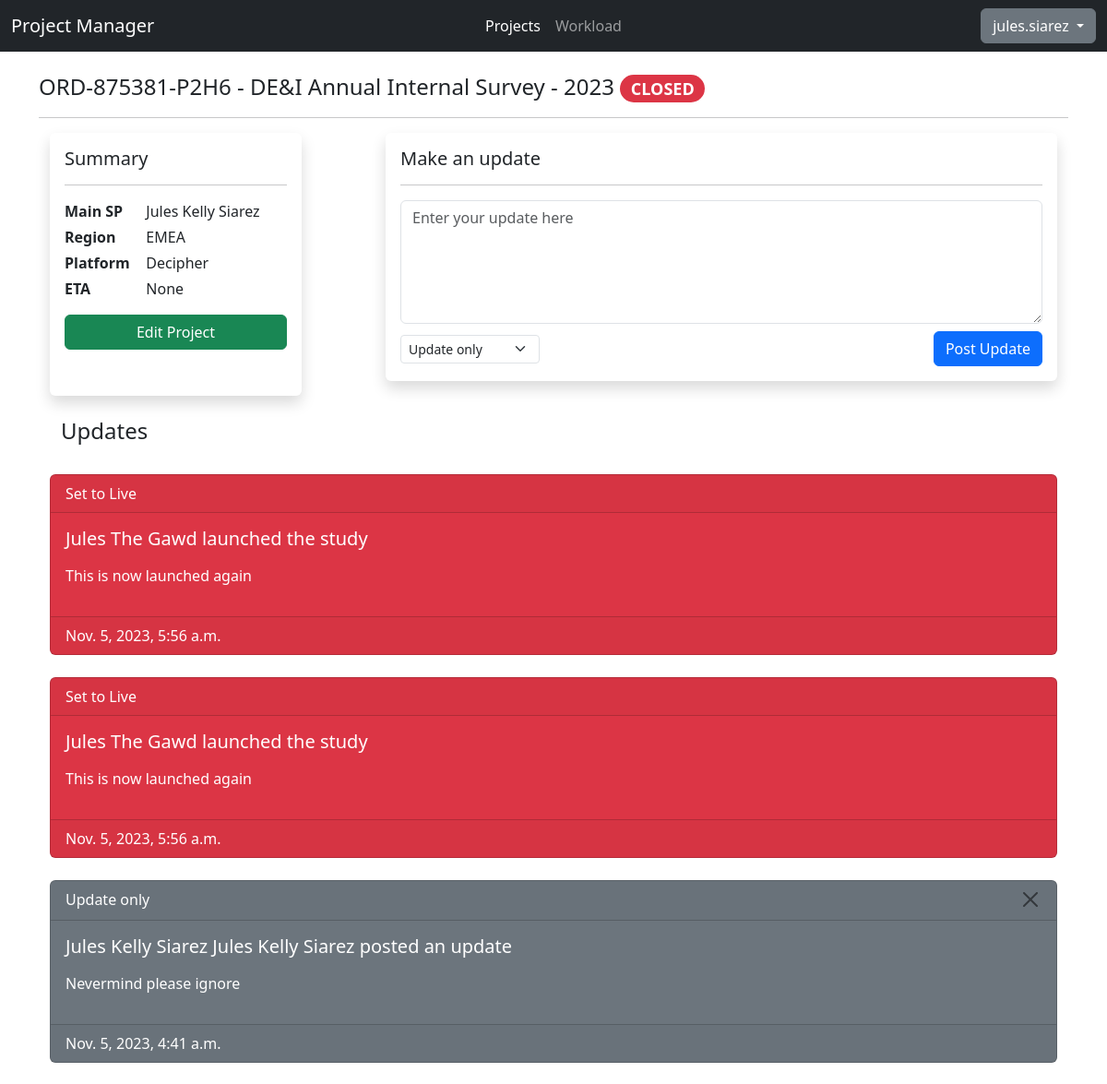
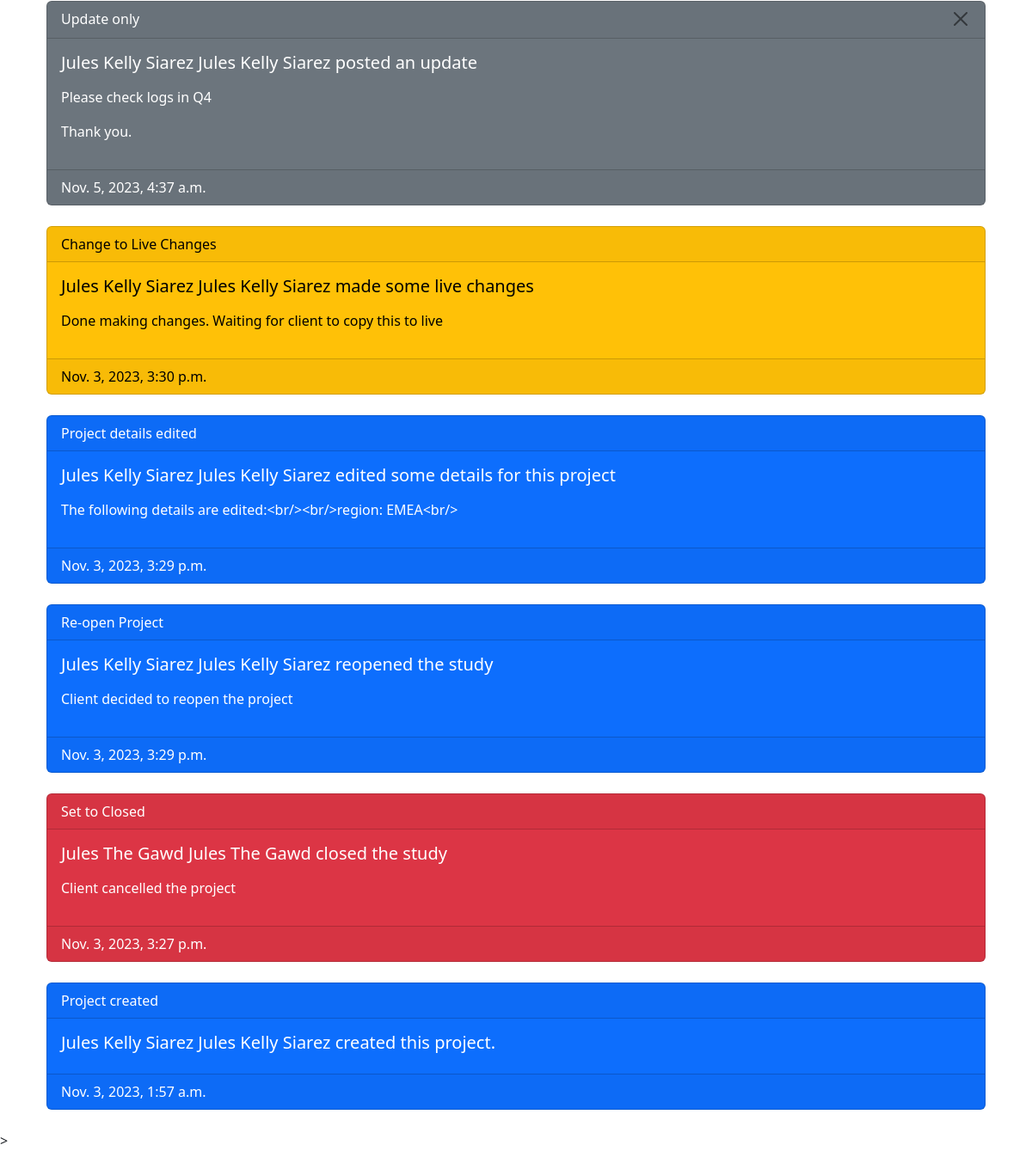
/projects/ORD-875381-P2H6/ (signed in), run on the app's committed database (2 pictures, top to bottom).
### api/models.py (models this page shows, shortened)
class Project(models.Model):
    STATUS_CHOICES = [
     ("Headsup","Headsup"),
     ("Programming","Programming"),
     ("Changes","Changes"),
     ("Live", "Live"),
     ("LiveChange", "Live Changes"),
     ("Paused", "Paused"),
     ("Closed", "Closed")
    ]
    REGION_CHOICES = [
      ("APAC","APAC"),
      ("EMEA","EMEA"),
      ("NA","NA")
    ]
    PLATFORM_CHOICES = [
      ("Decipher", "Decipher"),
      ("CMIX","CMIX"),
      ("Confirmit","Confirmit")
    ]
    __original_eta = None
    code = models.SlugField(max_length=8, default=generate_unique_code, unique=True)
    ord = models.CharField(max_length=15, unique=True, validators=[RegexValidator(regex="^ORD-[0-9]{6}-[0-9A-Z]{4}$", message="Please enter the ORD in ORD-XXXXX-XXXX format.")])
    project_name = models.CharField(max_length=200)
    status = models.CharField(max_length=20, default="Headsup", choices=STATUS_CHOICES)
    created_date = models.DateField(auto_now_add=True)
    region = models.CharField(max_length=10, blank=True, choices=REGION_CHOICES)
    pid = models.CharField(max_length=20, blank=True)
    platform = models.CharField(max_length=15, default="Decipher", choices=PLATFORM_CHOICES)
    eta = models.DateTimeField(null=True,blank=True)
    details = models.TextField(max_length=255, blank=True)
    creator = models.ForeignKey(User, on_delete=models.CASCADE,null=True)
    def __init__(self, *args, **kwargs):
        super().__init__(*args, **kwargs)
        self.__original_eta = self.eta

class ProjectLog(models.Model):
   UPDATE_CHOICES = [
      ("update","Update only"),
      ("scripting","Started Scripting"),
      ("testlinksent","Test Link Sent"),
      ("settolive","Set to Live"),
      ("settolivechange","Change to Live Changes"),
      ("paused","Paused"),
      ("toclosed","Set to Closed"),
      ("reopened","Re-open Project"),
      ("created","Project created"),
      ("edited","Project details edited")
   ]
   HEADER_CHOICES = [
      ("update","posted an update"),
      ("scripting","started scripting the project"),
      ("testlinksent","sent the test link(s)"),
      ("settolive","launched the study"),
      ("settolivechange","made some live changes"),
      ("paused","paused the study"),
      ("toclosed","closed the study"),
      ("reopened","reopened the study"),
      ("created","created this project"),
      ("edited","edited some details for this project")
   ]
   project = models.ForeignKey(Project, on_delete=models.CASCADE, to_field="code")
   creator = models.ForeignKey(User, on_delete=models.SET_NULL, null=True)
   log_header = models.CharField(max_length=255, default="update", choices=HEADER_CHOICES)
   message = models.TextField(max_length=255, blank=True, null=True)
   update_type = models.CharField(max_length=20, default="update", choices=UPDATE_CHOICES)
   created_date = models.DateTimeField(auto_now_add=True)

### testfront/views.py (the view, shortened to what this page needs)
# urls.py: path('<project_ord>/', views.projectview, name="project"),
@login_required
@permission_required("api.view_project",raise_exception=True)
def projectview(request, project_ord):
    project = get_object_or_404(Project, ord=project_ord)
    creator = f"{project.creator.first_name} {project.creator.last_name}"
    logs = ProjectLog.objects.filter(project=project).order_by("-created_date")
    if request.method == "GET":
        logform = ProjectLogForm(project=project)
    page_num = 1
    if "page" in request.GET:
        if str(request.GET["page"]).isdigit():
            page_num = int(request.GET["page"])
    paginator_result = paginator_setup(logs, page_num, 10)
    return render(request, "testfront/project.html", {
        **paginator_result,
        "project": project,
        "creator": creator,
        "form": logform
    })

### testfront/templates/testfront/project.html (shortened to what this page needs)
{% extends "base.html" %}
{% load static %}
{% block css %} {% static "css/index.css" %} {% endblock %}
{% block body %}
<header>
    <h4><span class="text-truncate">{{project.ord}} - {{project.project_name}}</span> <span class="badge rounded-pill
        {% if project.status == "Closed" %} text-bg-danger {% endif %}
      ">{{project.get_status_display|upper}}</span></h4>
</header>
<hr/>
<main class="container">
<div class="d-lg-flex justify-content-between">
    <div class="col-lg-3 p-3 rounded shadow">
        <h5>Summary</h5>
        <hr/>
        <div class="row mt-1">
            <div class="col-sm-4 fw-bold">
                Main SP
            </div>
            <div class="col-sm-8">
                {{creator}}
            </div>
        </div>
        <div class="row mt-1">
            <div class="col-sm-4 fw-bold">
                Region
            </div>
            <div class="col-sm-8">
                {{project.region}}
            </div>
        </div>
        <div class="row mt-1">
            <div class="col-sm-4 fw-bold">
                Platform
            </div>
            <div class="col-sm-8">
                {{project.platform}}
            </div>
        </div>
        <div class="row mt-1">
            <div class="col-sm-4 fw-bold">
                ETA
            </div>
            <div class="col-sm-8">
                {{project.eta}}
            </div>
        </div>
        <div class="row mt-3">
            <div class="col-sm-12">
                <a role="button" class="btn btn-success d-block {% if project.creator != user and not perms.api.change_project %} disabled {% endif %}" href="{% url "projectedit" project.code %}">Edit Project</a>
            </div>
        </div>
    </div>
    <form class="col-lg-8 rounded shadow p-3 mt-lg-0 mt-sm-3 mb-3" method="POST">
       <h5>Make an update</h5>
       <hr/>
       {{form.message}}
       <div class="d-flex mt-2 justify-content-between align-items-center">
        <div>{{ form.update_type }}</div>
        <div class="text-end">
            <button type="submit" class="btn btn-primary">Post Update</button>
        </div>
       </div>
    </form>
</div>
<div class="container mt-4">
    <div class="d-flex mb-4 justify-content-between">
        <h4>Updates</h4>
    </div>
    </div>
    {% for log in items %}
    <div class="card
    {% if log.update_type == "update" %} text-bg-secondary {% endif %}
    {% if log.update_type == "testlinksent" or log.update_type == "settolivechange" %} text-bg-warning {% endif %}
    {% if log.update_type == "settolive" or log.update_type == "toclosed" %} text-bg-danger {% endif %}
    {% if log.update_type == "paused" or log.update_type == "reopened" or log.update_type == "created" or log.update_type == "edited" %} text-bg-primary {% endif %}
    mb-4">
        <div class="card-header d-flex justify-content-between">
            <div>{{log.get_update_type_display}}</div>
            {% if log.update_type == "update" %}
               {% if log.creator == user or perms.api.delete_projectlog%}
                <form action="{% url "deletelog" %}" method="POST">
                    <button type="submit" class="btn-close" aria-label="Close"></button>
                </form>
                {% endif %}
            {% endif %}
          </div>
        <div class="card-body">
          <h5 class="card-title">{{log.creator.first_name}} {{log.creator.last_name}} {{ log.get_log_header_display }}</h5>
          {% if log.message %}
            <p class="card-text">
            {{log.message|linebreaks}}
            </p>
          {% endif %}
        </div>
        <div class="card-footer">
            {{log.created_date}}
        </div>
    </div>
    {% empty %}
    <h6 class="text-center">Please add updates to this project</h6>
    {% endfor %}
</main>
{% endblock %}

### testfront/templates/base.html (shortened to what this page needs)
{% load static %}
<!DOCTYPE html>
<html lang="en">
  <head>
    <link rel="stylesheet" href="{% static "css/bootstrap.min.css" %}" />
    <link rel="stylesheet" href="{% block css %} {% endblock %}" />
  </head>
  <body>
    <nav class="navbar navbar-expand-lg bg-dark" data-bs-theme="dark">
      <div class="container-fluid">
        <div class="collapse navbar-collapse d-lg-flex" id="navbarNavAltMarkup">
          <a class="navbar-brand col-lg-3 me-auto">Project Manager </a>
          <div class="navbar-nav col-lg-6 justify-content-lg-center">
            <a class="nav-link active" aria-current="page" href="{% url "projectall" %}">Projects</a>
            <a class="nav-link" href="#">Workload</a>
          </div>
          <div class="d-lg-flex col-lg-3 justify-content-lg-end dropdown">
            <button class="btn btn-secondary dropdown-toggle" type="button" data-bs-toggle="dropdown" aria-expanded="false">
              {{user.username}}
            </button>
          </div>
        </div>
      </div>
    </nav>
    <main class="container mt-4">{% block body %} {% endblock %}</main>
    ></script>
  </body>
</html>

### data on the page
Project: ord "ORD-875381-P2H6", project_name "DE&I Annual Internal Survey - 2023", status "CLOSED", region "EMEA", platform "Decipher", eta "None"
ProjectLog: update_type "Set to Live", creator.first_name "Jules", creator.last_name "The Gawd", log_header "launched the study", message "This is now launched again", created_date "Nov. 5, 2023, 5:56 a.m."
ProjectLog: update_type "Set to Live", creator.first_name "Jules", creator.last_name "The Gawd", log_header "launched the study", message "This is now launched again", created_date "Nov. 5, 2023, 5:56 a.m."
ProjectLog: update_type "Update only", creator.first_name "Jules Kelly", creator.last_name "Siarez", log_header "Jules Kelly Siarez posted an update", message "Nevermind please ignore", created_date "Nov. 5, 2023, 4:41 a.m."
ProjectLog: update_type "Update only", creator.first_name "Jules Kelly", creator.last_name "Siarez", log_header "Jules Kelly Siarez posted an update", message "Please check logs in Q4 Thank you.", created_date "Nov. 5, 2023, 4:37 a.m."
ProjectLog: update_type "Change to Live Changes", creator.first_name "Jules Kelly", creator.last_name "Siarez", log_header "Jules Kelly Siarez made some live changes", message "Done making changes. Waiting for client to copy this to live", created_date "Nov. 3, 2023, 3:30 p.m."
ProjectLog: update_type "Project details edited", creator.first_name "Jules Kelly", creator.last_name "Siarez", log_header "Jules Kelly Siarez edited some details for this project", message "The following details are edited:<br/><br/>region: EMEA<br/>", created_date "Nov. 3, 2023, 3:29 p.m."
ProjectLog: update_type "Re-open Project", creator.first_name "Jules Kelly", creator.last_name "Siarez", log_header "Jules Kelly Siarez reopened the study", message "Client decided to reopen the project", created_date "Nov. 3, 2023, 3:29 p.m."
ProjectLog: update_type "Set to Closed", creator.first_name "Jules", creator.last_name "The Gawd", log_header "Jules The Gawd closed the study", message "Client cancelled the project", created_date "Nov. 3, 2023, 3:27 p.m."
ProjectLog: update_type "Project created", creator.first_name "Jules Kelly", creator.last_name "Siarez", log_header "Jules Kelly Siarez created this project.", created_date "Nov. 3, 2023, 1:57 a.m."

### other printed values
{{ user.username }} "jules.siarez"
{{ creator }} "Jules Kelly Siarez"
